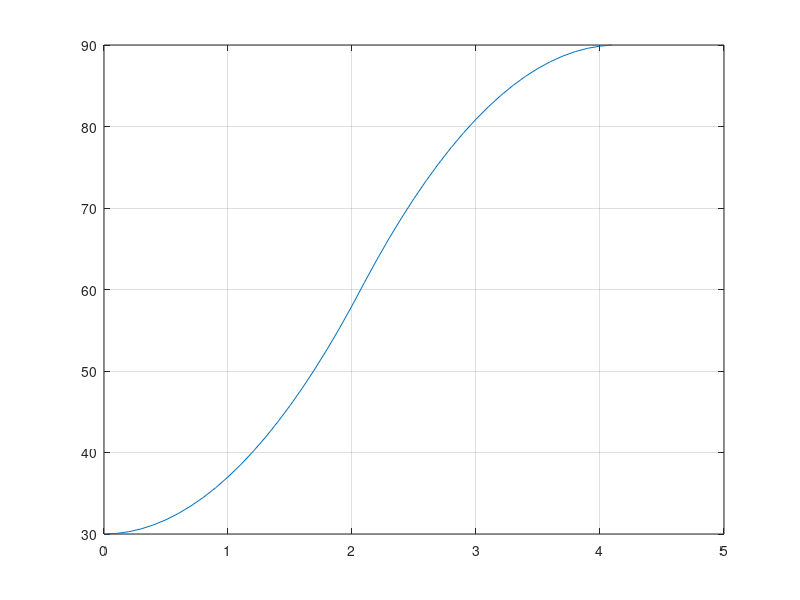

Reproduce this figure in MATLAB.
%% Bang-bang control trajectory



theta0=30;
thetaf=90;  %in degrees

accmax=14;

t0=0;
tf=2*sqrt((thetaf-theta0)/accmax);

tt=t0:0.1:tf;

thetadata_firsthalf=theta0+(1/2*accmax*tt.^2);
thetadata_firsthalf=thetadata_firsthalf.*(tt<tf/2);

thetadata_secondhalf=theta0+(accmax*(tf/2)^2)-(1/2*accmax*(tf-tt).^2);
thetadata_secondhalf=thetadata_secondhalf.*(tt>tf/2);

thetadata=thetadata_firsthalf+thetadata_secondhalf;
%% ploting

plot(tt,thetadata)

grid
